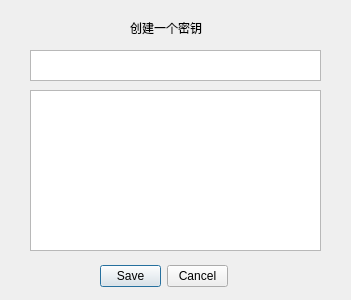
<?xml version="1.0" encoding="UTF-8"?>
<ui version="4.0">
 <class>AddSecretWindow</class>
 <widget class="QWidget" name="AddSecretWindow">
  <property name="geometry">
   <rect>
    <x>0</x>
    <y>0</y>
    <width>351</width>
    <height>300</height>
   </rect>
  </property>
  <property name="windowTitle">
   <string>Form</string>
  </property>
  <widget class="QLabel" name="label">
   <property name="geometry">
    <rect>
     <x>130</x>
     <y>20</y>
     <width>91</width>
     <height>16</height>
    </rect>
   </property>
   <property name="text">
    <string>创建一个密钥</string>
   </property>
  </widget>
  <widget class="QTextEdit" name="textEdit">
   <property name="geometry">
    <rect>
     <x>30</x>
     <y>90</y>
     <width>291</width>
     <height>161</height>
    </rect>
   </property>
  </widget>
  <widget class="QPlainTextEdit" name="plainTextEdit">
   <property name="geometry">
    <rect>
     <x>30</x>
     <y>50</y>
     <width>291</width>
     <height>31</height>
    </rect>
   </property>
  </widget>
  <widget class="QDialogButtonBox" name="buttonBox">
   <property name="geometry">
    <rect>
     <x>100</x>
     <y>260</y>
     <width>128</width>
     <height>32</height>
    </rect>
   </property>
   <property name="standardButtons">
    <set>QDialogButtonBox::StandardButton::Cancel|QDialogButtonBox::StandardButton::Save</set>
   </property>
  </widget>
 </widget>
 <resources/>
 <connections/>
</ui>
